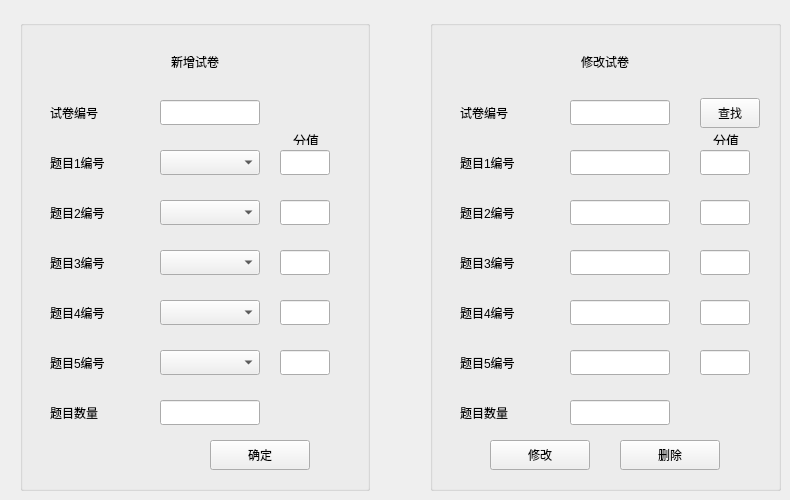
    <widget class="QWidget" name="stackedWidgetPage2">
     <widget class="QGroupBox" name="groupBox_4">
      <property name="geometry">
       <rect>
        <x>20</x>
        <y>20</y>
        <width>350</width>
        <height>471</height>
       </rect>
      </property>
      <property name="title">
       <string/>
      </property>
      <widget class="QLabel" name="label_26">
       <property name="geometry">
        <rect>
         <x>0</x>
         <y>30</y>
         <width>350</width>
         <height>25</height>
        </rect>
       </property>
       <property name="text">
        <string>&lt;html&gt;&lt;head/&gt;&lt;body&gt;&lt;p align=&quot;center&quot;&gt;新增试卷&lt;/p&gt;&lt;/body&gt;&lt;/html&gt;</string>
       </property>
      </widget>
      <widget class="QLabel" name="label_27">
       <property name="geometry">
        <rect>
         <x>30</x>
         <y>80</y>
         <width>100</width>
         <height>25</height>
        </rect>
       </property>
       <property name="text">
        <string>试卷编号</string>
       </property>
      </widget>
      <widget class="QLineEdit" name="newpaperidlineEdit">
       <property name="geometry">
        <rect>
         <x>140</x>
         <y>80</y>
         <width>100</width>
         <height>25</height>
        </rect>
       </property>
      </widget>
      <widget class="QLabel" name="label_28">
       <property name="geometry">
        <rect>
         <x>30</x>
         <y>130</y>
         <width>100</width>
         <height>25</height>
        </rect>
       </property>
       <property name="text">
        <string>题目1编号</string>
       </property>
      </widget>
      <widget class="QLabel" name="label_29">
       <property name="geometry">
        <rect>
         <x>30</x>
         <y>180</y>
         <width>100</width>
         <height>25</height>
        </rect>
       </property>
       <property name="text">
        <string>题目2编号</string>
       </property>
      </widget>
      <widget class="QLabel" name="label_30">
       <property name="geometry">
        <rect>
         <x>30</x>
         <y>230</y>
         <width>100</width>
         <height>25</height>
        </rect>
       </property>
       <property name="text">
        <string>题目3编号</string>
       </property>
      </widget>
      <widget class="QLabel" name="label_31">
       <property name="geometry">
        <rect>
         <x>30</x>
         <y>280</y>
         <width>100</width>
         <height>25</height>
        </rect>
       </property>
       <property name="text">
        <string>题目4编号</string>
       </property>
      </widget>
      <widget class="QLabel" name="label_32">
       <property name="geometry">
        <rect>
         <x>30</x>
         <y>330</y>
         <width>100</width>
         <height>25</height>
        </rect>
       </property>
       <property name="text">
        <string>题目5编号</string>
       </property>
      </widget>
      <widget class="QComboBox" name="comboBox_3">
       <property name="geometry">
        <rect>
         <x>140</x>
         <y>130</y>
         <width>100</width>
         <height>25</height>
        </rect>
       </property>
      </widget>
      <widget class="QComboBox" name="comboBox_5">
       <property name="geometry">
        <rect>
         <x>140</x>
         <y>180</y>
         <width>100</width>
         <height>25</height>
        </rect>
       </property>
      </widget>
      <widget class="QComboBox" name="comboBox_8">
       <property name="geometry">
        <rect>
         <x>140</x>
         <y>230</y>
         <width>100</width>
         <height>25</height>
        </rect>
       </property>
      </widget>
      <widget class="QComboBox" name="comboBox_9">
       <property name="geometry">
        <rect>
         <x>140</x>
         <y>280</y>
         <width>100</width>
         <height>25</height>
        </rect>
       </property>
      </widget>
      <widget class="QComboBox" name="comboBox_10">
       <property name="geometry">
        <rect>
         <x>140</x>
         <y>330</y>
         <width>100</width>
         <height>25</height>
        </rect>
       </property>
      </widget>
      <widget class="QLineEdit" name="newquestionnumlineEdit">
       <property name="geometry">
        <rect>
         <x>140</x>
         <y>380</y>
         <width>100</width>
         <height>25</height>
        </rect>
       </property>
       <property name="text">
        <string/>
       </property>
      </widget>
      <widget class="QLabel" name="label_47">
       <property name="geometry">
        <rect>
         <x>30</x>
         <y>380</y>
         <width>100</width>
         <height>25</height>
        </rect>
       </property>
       <property name="text">
        <string>题目数量</string>
       </property>
      </widget>
      <widget class="QPushButton" name="pushButton_2">
       <property name="geometry">
        <rect>
         <x>190</x>
         <y>420</y>
         <width>100</width>
         <height>30</height>
        </rect>
       </property>
       <property name="text">
        <string>确定</string>
       </property>
      </widget>
      <widget class="QLineEdit" name="lineEdit_1">
       <property name="geometry">
        <rect>
         <x>260</x>
         <y>130</y>
         <width>50</width>
         <height>25</height>
        </rect>
       </property>
       <property name="text">
        <string/>
       </property>
      </widget>
      <widget class="QLineEdit" name="lineEdit_2">
       <property name="geometry">
        <rect>
         <x>260</x>
         <y>180</y>
         <width>50</width>
         <height>25</height>
        </rect>
       </property>
       <property name="text">
        <string/>
       </property>
      </widget>
      <widget class="QLineEdit" name="lineEdit_3">
       <property name="geometry">
        <rect>
         <x>260</x>
         <y>230</y>
         <width>50</width>
         <height>25</height>
        </rect>
       </property>
       <property name="text">
        <string/>
       </property>
      </widget>
      <widget class="QLineEdit" name="lineEdit_4">
       <property name="geometry">
        <rect>
         <x>260</x>
         <y>280</y>
         <width>50</width>
         <height>25</height>
        </rect>
       </property>
       <property name="text">
        <string/>
       </property>
      </widget>
      <widget class="QLineEdit" name="lineEdit_5">
       <property name="geometry">
        <rect>
         <x>260</x>
         <y>330</y>
         <width>50</width>
         <height>25</height>
        </rect>
       </property>
       <property name="text">
        <string/>
       </property>
      </widget>
      <widget class="QLabel" name="label_62">
       <property name="geometry">
        <rect>
         <x>250</x>
         <y>110</y>
         <width>72</width>
         <height>15</height>
        </rect>
       </property>
       <property name="text">
        <string>&lt;html&gt;&lt;head/&gt;&lt;body&gt;&lt;p align=&quot;center&quot;&gt;&lt;span style=&quot; font-size:10pt;&quot;&gt;分值&lt;/span&gt;&lt;/p&gt;&lt;/body&gt;&lt;/html&gt;</string>
       </property>
      </widget>
     </widget>
     <widget class="QGroupBox" name="groupBox_5">
      <property name="geometry">
       <rect>
        <x>430</x>
        <y>20</y>
        <width>351</width>
        <height>471</height>
       </rect>
      </property>
      <property name="title">
       <string/>
      </property>
      <widget class="QLabel" name="label_48">
       <property name="geometry">
        <rect>
         <x>0</x>
         <y>30</y>
         <width>350</width>
         <height>25</height>
        </rect>
       </property>
       <property name="text">
        <string>&lt;html&gt;&lt;head/&gt;&lt;body&gt;&lt;p align=&quot;center&quot;&gt;修改试卷&lt;/p&gt;&lt;/body&gt;&lt;/html&gt;</string>
       </property>
      </widget>
      <widget class="QLabel" name="label_49">
       <property name="geometry">
        <rect>
         <x>30</x>
         <y>80</y>
         <width>100</width>
         <height>25</height>
        </rect>
       </property>
       <property name="text">
        <string>试卷编号</string>
       </property>
      </widget>
      <widget class="QLineEdit" name="newpaperidlineEdit_4">
       <property name="geometry">
        <rect>
         <x>140</x>
         <y>80</y>
         <width>100</width>
         <height>25</height>
        </rect>
       </property>
      </widget>
      <widget class="QLabel" name="label_50">
       <property name="geometry">
        <rect>
         <x>30</x>
         <y>130</y>
         <width>100</width>
         <height>25</height>
        </rect>
       </property>
       <property name="text">
        <string>题目1编号</string>
       </property>
      </widget>
      <widget class="QLabel" name="label_51">
       <property name="geometry">
        <rect>
         <x>30</x>
         <y>180</y>
         <width>100</width>
         <height>25</height>
        </rect>
       </property>
       <property name="text">
        <string>题目2编号</string>
       </property>
      </widget>
      <widget class="QLabel" name="label_52">
       <property name="geometry">
        <rect>
         <x>30</x>
         <y>230</y>
         <width>100</width>
         <height>25</height>
        </rect>
       </property>
       <property name="text">
        <string>题目3编号</string>
       </property>
      </widget>
      <widget class="QLabel" name="label_53">
       <property name="geometry">
        <rect>
         <x>30</x>
         <y>280</y>
         <width>100</width>
         <height>25</height>
        </rect>
       </property>
       <property name="text">
        <string>题目4编号</string>
       </property>
      </widget>
      <widget class="QLabel" name="label_54">
       <property name="geometry">
        <rect>
         <x>30</x>
         <y>330</y>
         <width>100</width>
         <height>25</height>
        </rect>
       </property>
       <property name="text">
        <string>题目5编号</string>
       </property>
      </widget>
      <widget class="QLineEdit" name="questionnumlineEdit">
       <property name="geometry">
        <rect>
         <x>140</x>
         <y>380</y>
         <width>100</width>
         <height>25</height>
        </rect>
       </property>
       <property name="text">
        <string/>
       </property>
      </widget>
      <widget class="QLabel" name="label_55">
       <property name="geometry">
        <rect>
         <x>30</x>
         <y>380</y>
         <width>100</width>
         <height>25</height>
        </rect>
       </property>
       <property name="text">
        <string>题目数量</string>
       </property>
      </widget>
      <widget class="QPushButton" name="deletepushButton_2">
       <property name="geometry">
        <rect>
         <x>190</x>
         <y>420</y>
         <width>100</width>
         <height>30</height>
        </rect>
       </property>
       <property name="text">
        <string>删除</string>
       </property>
      </widget>
      <widget class="QPushButton" name="selectpushButton_2">
       <property name="geometry">
        <rect>
         <x>270</x>
         <y>78</y>
         <width>60</width>
         <height>30</height>
        </rect>
       </property>
       <property name="text">
        <string>查找</string>
       </property>
      </widget>
      <widget class="QLineEdit" name="questionidlineEdit_7">
       <property name="geometry">
        <rect>
         <x>140</x>
         <y>130</y>
         <width>100</width>
         <height>25</height>
        </rect>
       </property>
      </widget>
      <widget class="QLineEdit" name="questionidlineEdit_3">
       <property name="geometry">
        <rect>
         <x>140</x>
         <y>180</y>
         <width>100</width>
         <height>25</height>
        </rect>
       </property>
      </widget>
      <widget class="QLineEdit" name="questionidlineEdit_4">
       <property name="geometry">
        <rect>
         <x>140</x>
         <y>230</y>
         <width>100</width>
         <height>25</height>
        </rect>
       </property>
      </widget>
      <widget class="QLineEdit" name="questionidlineEdit_5">
       <property name="geometry">
        <rect>
         <x>140</x>
         <y>280</y>
         <width>100</width>
         <height>25</height>
        </rect>
       </property>
      </widget>
      <widget class="QLineEdit" name="questionidlineEdit_6">
       <property name="geometry">
        <rect>
         <x>140</x>
         <y>330</y>
         <width>100</width>
         <height>25</height>
        </rect>
       </property>
      </widget>
      <widget class="QPushButton" name="updatepushButton_2">
       <property name="geometry">
        <rect>
         <x>60</x>
         <y>420</y>
         <width>100</width>
         <height>30</height>
        </rect>
       </property>
       <property name="text">
        <string>修改</string>
       </property>
      </widget>
      <widget class="QLineEdit" name="lineEdit_13">
       <property name="geometry">
        <rect>
         <x>270</x>
         <y>280</y>
         <width>50</width>
         <height>25</height>
        </rect>
       </property>
       <property name="text">
        <string/>
       </property>
      </widget>
      <widget class="QLineEdit" name="lineEdit_11">
       <property name="geometry">
        <rect>
         <x>270</x>
         <y>330</y>
         <width>50</width>
         <height>25</height>
        </rect>
       </property>
       <property name="text">
        <string/>
       </property>
      </widget>
      <widget class="QLineEdit" name="lineEdit_10">
       <property name="geometry">
        <rect>
         <x>270</x>
         <y>230</y>
         <width>50</width>
         <height>25</height>
        </rect>
       </property>
       <property name="text">
        <string/>
       </property>
      </widget>
      <widget class="QLineEdit" name="lineEdit_8">
       <property name="geometry">
        <rect>
         <x>270</x>
         <y>130</y>
         <width>50</width>
         <height>25</height>
        </rect>
       </property>
       <property name="text">
        <string/>
       </property>
      </widget>
      <widget class="QLineEdit" name="lineEdit_12">
       <property name="geometry">
        <rect>
         <x>270</x>
         <y>180</y>
         <width>50</width>
         <height>25</height>
        </rect>
       </property>
       <property name="text">
        <string/>
       </property>
      </widget>
      <widget class="QLabel" name="label_63">
       <property name="geometry">
        <rect>
         <x>260</x>
         <y>110</y>
         <width>72</width>
         <height>15</height>
        </rect>
       </property>
       <property name="text">
        <string>&lt;html&gt;&lt;head/&gt;&lt;body&gt;&lt;p align=&quot;center&quot;&gt;&lt;span style=&quot; font-size:10pt;&quot;&gt;分值&lt;/span&gt;&lt;/p&gt;&lt;/body&gt;&lt;/html&gt;</string>
       </property>
      </widget>
     </widget>
    </widget>
